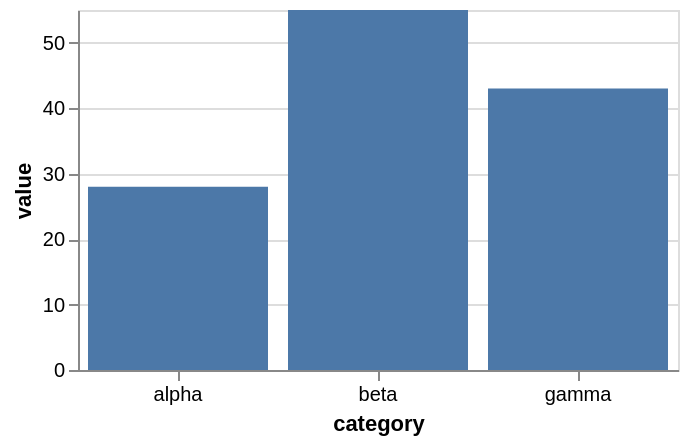

This figure's Vega-Lite source:
### Vega-Lite specification from a JSON file in a GitHub repository (floating-point values rounded to 4 significant figures)
{"$schema": "https://vega.github.io/schema/vega-lite/v5.json", "description": "Fixture bar chart", "width": 300, "height": 180, "data": {"values": [{"category": "alpha", "value": 28}, {"category": "beta", "value": 55}, {"category": "gamma", "value": 43}]}, "mark": "bar", "encoding": {"x": {"field": "category", "type": "nominal", "axis": {"labelAngle": 0}}, "y": {"field": "value", "type": "quantitative"}}}
